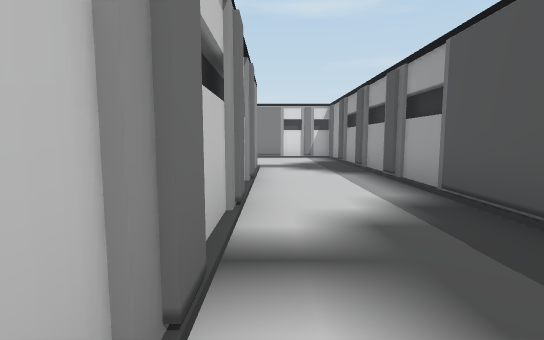
view 1 (above)

24 first-person views from a walk through a 3-D level made in the Unity game engine. The camera is 1.4 m above the floor, tilts 6° down and sees 85° across. The floor is counted in squares, 2 m on a side. Each view is taken from the middle of a square. On the plan, view 1 faces up. The plan holds only what a view shows up to about 10 squares ahead; the rest is blank. The place goes on beyond the plan. The player character is not drawn.

view 2
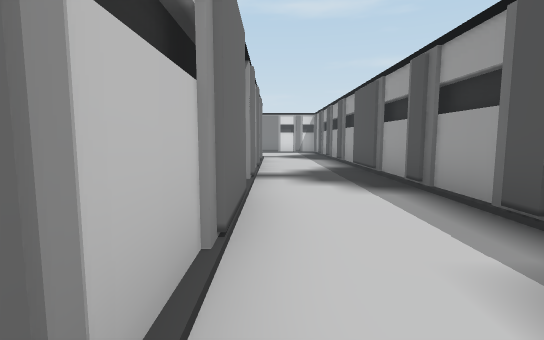

view 3
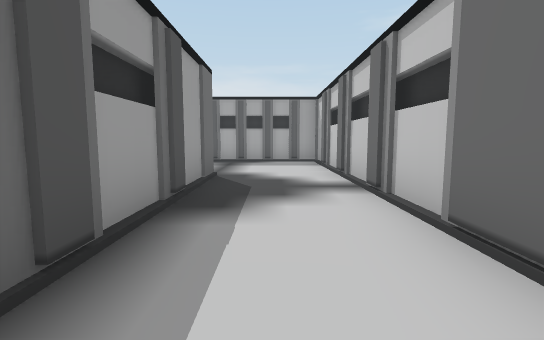

view 4
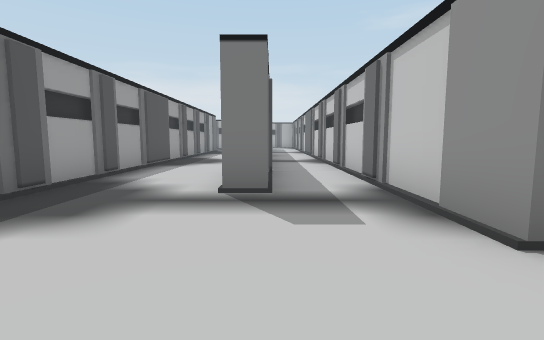

view 5
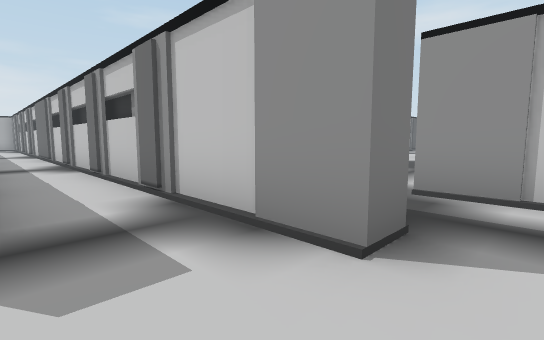

view 6
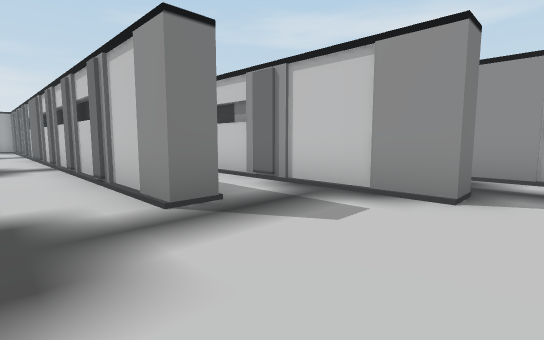

view 7
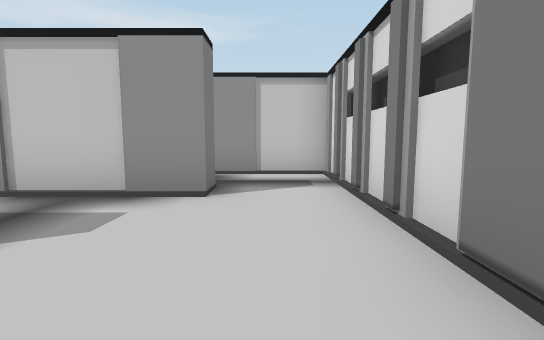

view 8
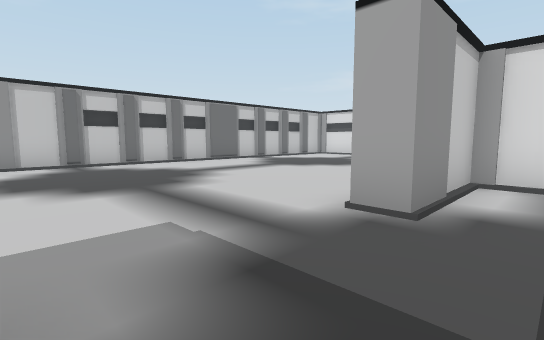

view 9
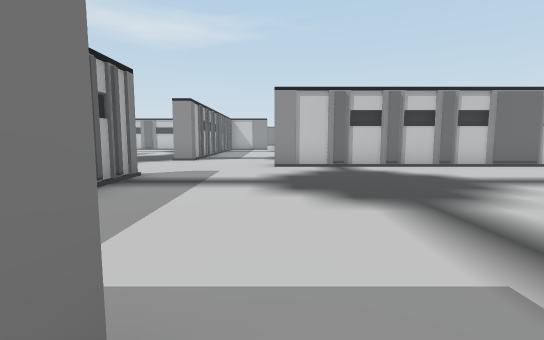

view 10
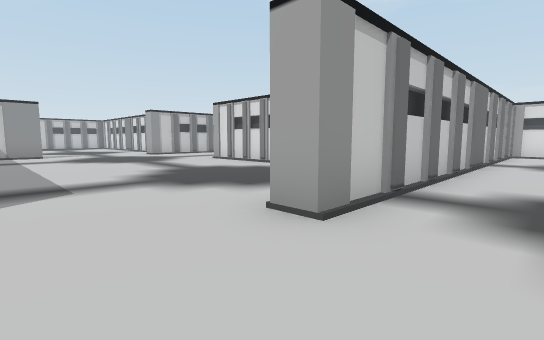

view 11
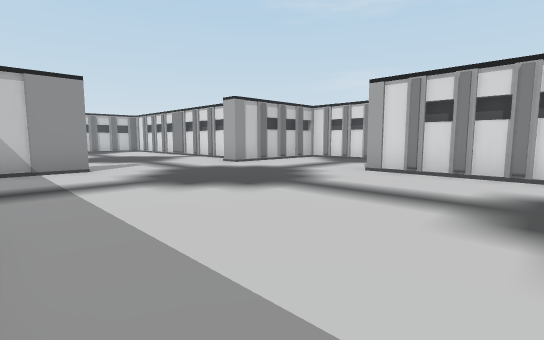

view 12
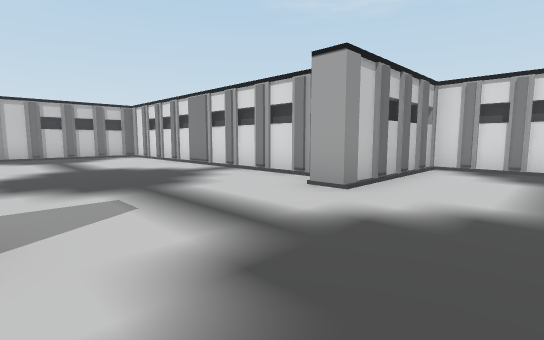

view 13
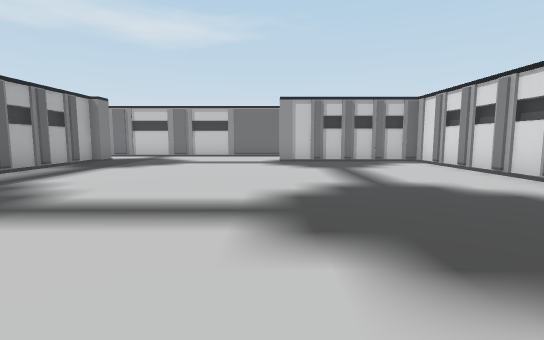

view 14
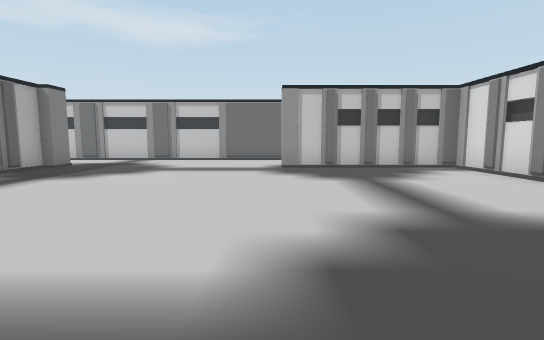

view 15
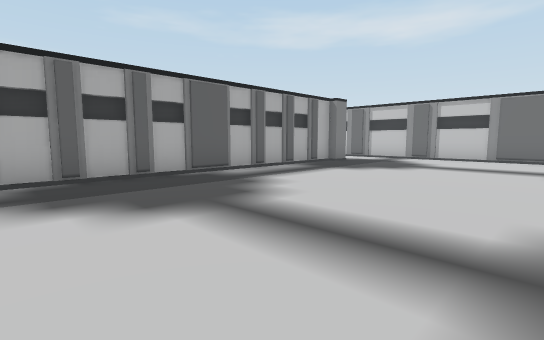

view 16
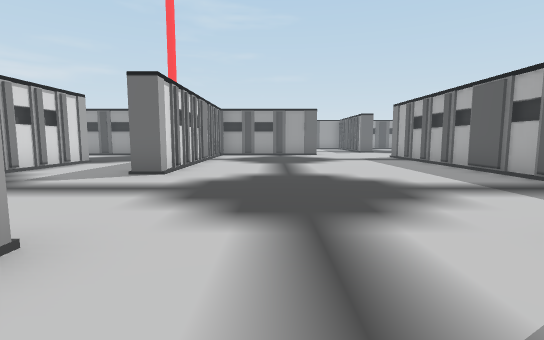

view 17
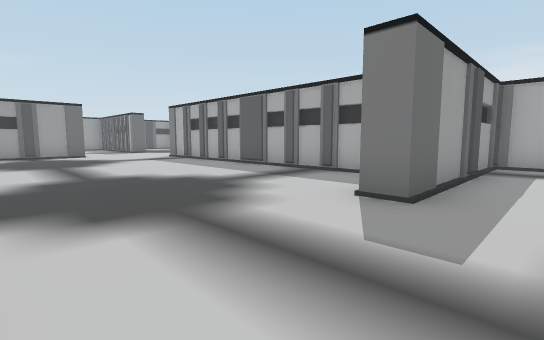

view 18
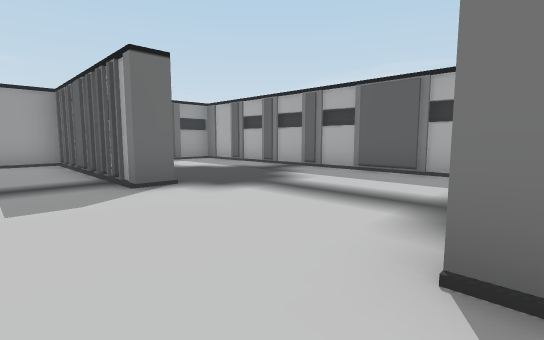

view 19
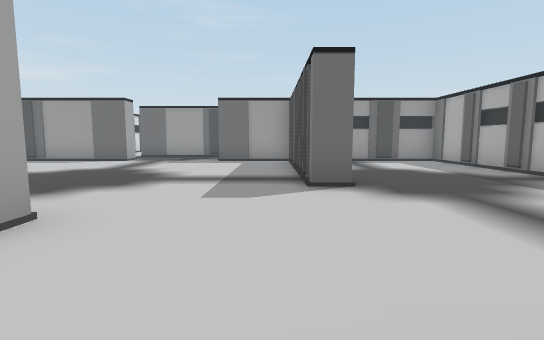

view 20
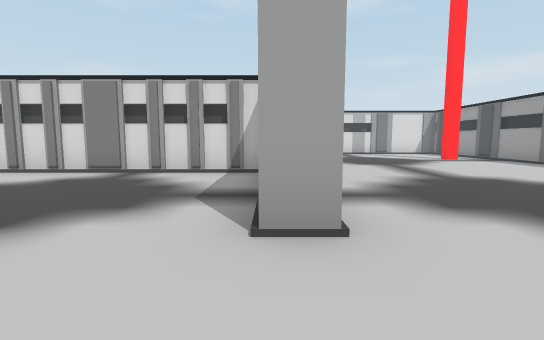

view 21
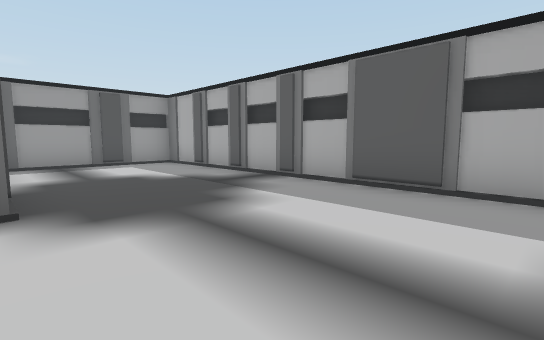

view 22
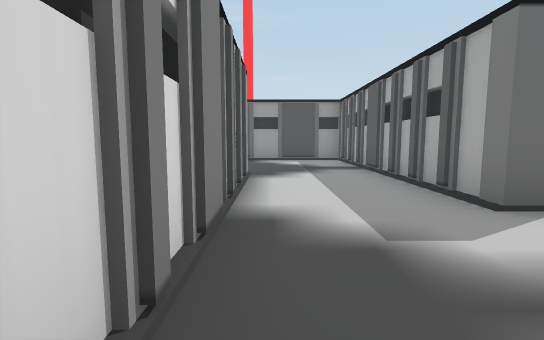

view 23
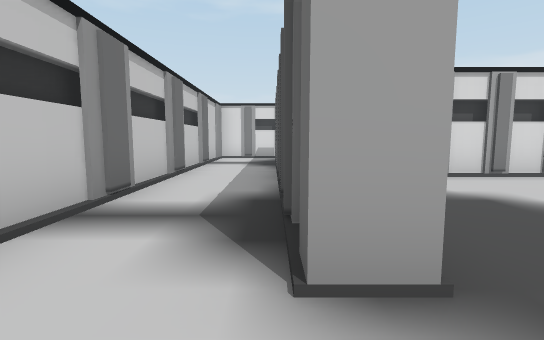

view 24
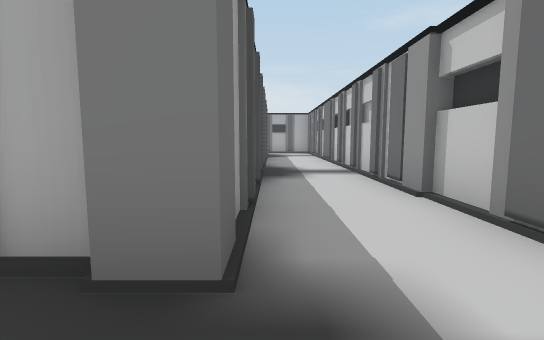

### Floor plan
Key: @ floor where view 1 was taken; # wall or solid block; . floor.
Columns run from 37 left of view 1 to 2 right of it. Each row starts with its distance up from view 1.
 14 #.          ######### ..#.....#.#
 13 #.          #...........#.......#
 12 #.#         #...........#.......#
 11 #.###########....########.......####.#
 10 #.#.........#....##.##.##.......#......#
  9 #.#.....................#.......#.#....#
  8 #.#.....................#.........#....#
  7 #.#.....................#.........#.#..#
  6 #.................................#.#..#
  5 #...........#...................###.#..#
  4 #...........#...................# #.#..#
  3 #...........###########....###### #.#..#
  2 #...........#         ..........# #.#..#
  1 #...........#          .........# #.#..#
  0 #..##########          .........# #.#@.#
 -1 #..#                   ########## #.#..#
 -2 #.##                              #.#..#
 -3 #.#                               #.#..#
 -4 #.#                                 #..#
 -5 #.#                                 #..#
 -6 #.##                                #...
 -7 #..#                                #...
 -8 #.                                  #...
 -9                                     ###.
-10                                       ##

Positions as (right, up) in squares from view 1, and headings:
1: (0, 0), facing up
2: (0, -4), facing up
3: (1, 0), facing down
4: (-1, 11), facing down
5: (-1, 10), facing down-left
6: (1, 10), facing down-left
7: (1, 10), facing left
8: (-4, 6), facing up-left
9: (-5, 6), facing left
10: (-11, 4), facing up-left
11: (-17, 4), facing up-left
12: (-22, 6), facing up-left
13: (-25, 6), facing left
14: (-27, 6), facing left
15: (-26, 6), facing down-left
16: (-26, 8), facing right
17: (-26, 9), facing down-right
18: (-15, 5), facing down-right
19: (-15, 4), facing right
20: (-13, 4), facing up
21: (-14, 3), facing down-right
22: (-23, 13), facing right
23: (-35, 5), facing up
24: (-35, 2), facing down
